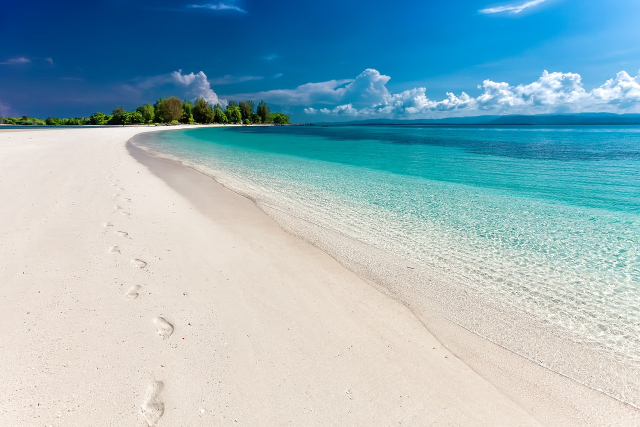
#> input picture HW2/data/beach.jpg, 1280 x 853 px, found by its file name (shown at 1/2 size)
$ python main.py
#> lines starting #> are read from the running program, lines starting #| are printed output that depends on the picture; pictures that were not available may be replaced by others from this repository, and a replacement may not be noted
### HW2/chromakey.py
import cv2 as cv
import numpy as np

class ChromaKey():
    def __init__(self, window_size, video_filename, background_filename):
#> called with window_size = (640, 480), video_filename = 'HW2/data/news.mp4', background_filename = 'HW2/data/beach.jpg'
        self.window_size = window_size
        self.window_name = "chromakey"
        self.video_filename = video_filename
        img = cv.imread(background_filename)
#> img is the input picture: shape (853, 1280, 3); mean B, G, R 190.5, 180.4, 148
        self.background_img = cv.resize(img, self.window_size)
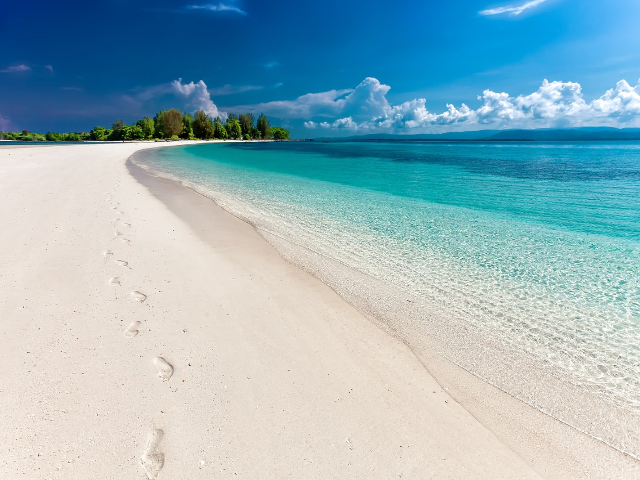
#> self.background_img: shape (480, 640, 3); mean B, G, R 190.4, 180.3, 147.9
        self.frame = None

        self.color_chosen = False
        self.color = None

    # [33 lines left out: functions __update_mask, __mouse_event, not called in this run]

    def process(self):
        cv.namedWindow(self.window_name)
        cv.setMouseCallback(self.window_name, self.__mouse_event)

        video = cv.VideoCapture(self.video_filename)
        while video.isOpened():
            ret, self.frame = video.read()
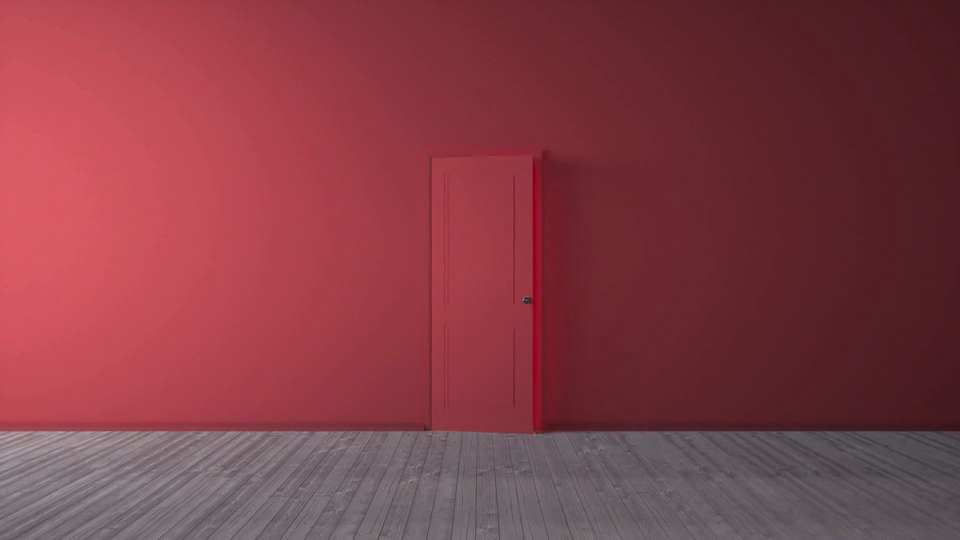
#> input picture frame 19 of HW2/data/door.mp4, 960 x 540 px, given in place of news.mp4, which was not available
#> self.frame is the input picture: shape (540, 960, 3); mean B, G, R 70, 61.9, 131.5

            if ret:
                self.frame = cv.resize(self.frame, self.window_size)
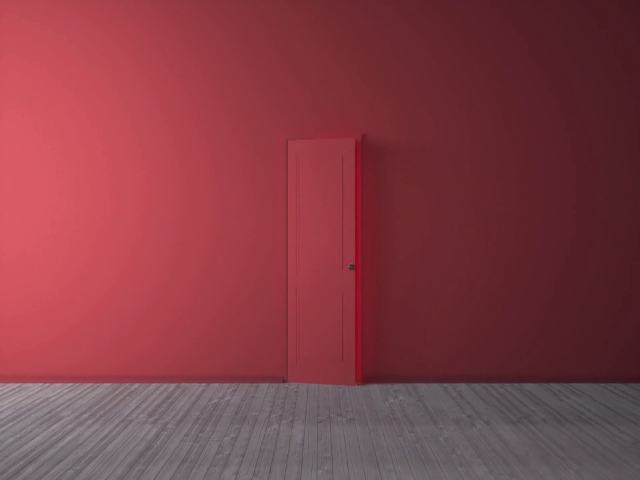
#> self.frame: shape (480, 640, 3); mean B, G, R 69.9, 61.9, 131.5
                if not self.color_chosen:
                    cv.imshow(self.window_name, self.frame)
                else:
                    self.__update_mask()

                key = cv.waitKey(25)
#> (key Esc is pressed here)
                if key == 27:
                    break
                if key == ord('z'):
                    self.color_chosen = False
            else:
                break
        video.release()
        cv.destroyAllWindows()

### HW2/main.py
from chromakey import ChromaKey

if __name__ == "__main__":
    chromakey = ChromaKey((640, 480),
                          "HW2/data/news.mp4",
                          "HW2/data/beach.jpg")
    chromakey.process()
